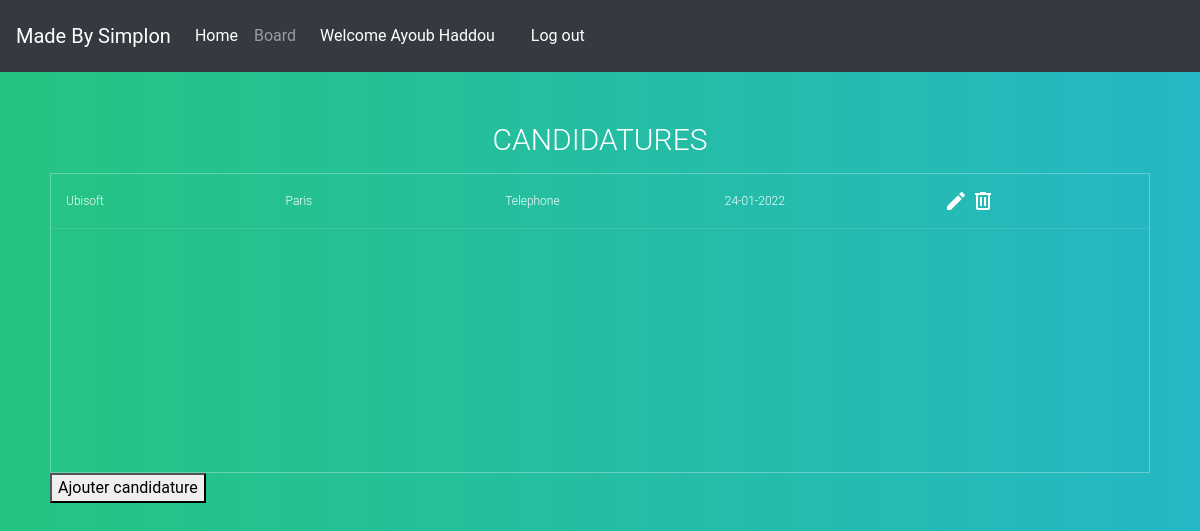
/board (signed in), run on the app's committed database.
### App/models.py (models this page shows, shortened)
class Users(db.Model,UserMixin):
    id = db.Column(db.Integer(), primary_key=True, nullable=False, unique=True)
    last_name = db.Column(db.String(length=30), nullable=False)
    first_name = db.Column(db.String(length=30), nullable=False)
    email_address = db.Column(db.String(length=50), nullable=False, unique=True)
    password_hash = db.Column(db.String(length=60), nullable=False)
    telephone_number = db.Column(db.String(length=10), nullable=True)
    is_admin = db.Column(db.Boolean(), nullable=False, default=False)

class Enterprise(db.Model):
    id = db.Column(db.Integer(), primary_key=True, nullable=False, unique=True)
    name = db.Column(db.String(length=50), nullable=False, unique=True)
    place = db.Column(db.String(length=50), nullable=False)

class Candidacy(db.Model):
    id = db.Column(db.Integer(), primary_key=True, nullable=False, unique=True)
    user_id = db.Column(db.Integer(), nullable=False)
    enterprise_id = db.Column(db.Integer(), nullable=False)
    contact = db.Column(db.String(length=50), nullable=False)
    date = db.Column(db.String(), nullable=False)
    date_retry = db.Column(db.Date(), nullable=True)

### App/routes.py (the view)
@app.route('/board', methods=['GET','POST'])
@login_required
def board_page():
    req = Request()
    if (current_user.is_admin == True):
        return render_template('board.html', title = ["Nom", "Prenom","Nom Entreprise", "Ville","Contact", "Date", "Status",""],User=req.request_all_nomination())
    else:
        return render_template('board.html', title = ["Nom Entreprise", "Ville","Contact", "Date", "Status",""],User=req.request_nomination_by_id(current_user.id))

### App/models.py (called while the page is built)
@login_manager.user_loader
def load_user(user_id):
    return Users.query.get(int(user_id))

### App/request.py (called while the page is built)
    def get_db_connection(self):
        return(sqlite3.connect('App/candidature.db'))

    def request_nomination_by_id(self, id):
        connection = self.get_db_connection()
        request = "SELECT E.name, E.place, C.contact, C.date FROM Candidacy as C Join Users as U ON U.id = C.user_id JOIN Enterprise as E ON E.id = C.enterprise_id WHERE U.id = "+ str(id)
        result = connection.execute(request).fetchall()
        connection.close()
        return result

### App/templates/board.html (shortened to what this page needs)
{% extends "base.html" %}
{% block content %}
<section>
  <h1>Candidatures</h1>
  <div class="tbl-content">
    <table cellpadding="0" cellspacing="0" border="0">
      <tbody>
        {% for row in User%}
        <tr>
          {% for info in row %}
          <td>{{ info }}</td>
          {% endfor %}
          {% if current_user.is_admin == False %}
          <td>
            <svg style="width:24px;height:24px" viewBox="0 0 24 24">
              <path fill="currentColor"
                d="M20.71,7.04C21.1,6.65 21.1,6 20.71,5.63L18.37,3.29C18,2.9 17.35,2.9 16.96,3.29L15.12,5.12L18.87,8.87M3,17.25V21H6.75L17.81,9.93L14.06,6.18L3,17.25Z" />
            </svg>
            <svg style="width:24px;height:24px" viewBox="0 0 24 24">
              <path fill="currentColor"
                d="M9,3V4H4V6H5V19A2,2 0 0,0 7,21H17A2,2 0 0,0 19,19V6H20V4H15V3H9M7,6H17V19H7V6M9,8V17H11V8H9M13,8V17H15V8H13Z" />
            </svg>
          </td>
          {% endif %}
        </tr>
        {% endfor %}
      </tbody>
    </table>
  </div>
  {% if current_user.is_admin == False %}
  <div>
    <a href="{{ url_for('add_candidature') }}">
      <button type="button">Ajouter candidature</button>
    </a>
  </div>
  {% endif %}
</section>
{% endblock %}

### App/templates/base.html (shortened to what this page needs)
<!doctype html>
<html lang="en">
<head>
  <link rel="stylesheet" href="https://stackpath.bootstrapcdn.com/bootstrap/4.4.1/css/bootstrap.min.css"
 />
  <link rel="stylesheet" href="https://stackpath.bootstrapcdn.com/font-awesome/4.7.0/css/font-awesome.min.css"
 />
  <link rel="stylesheet" href="/static/style.css">
</head>
<body>
  <nav class="navbar navbar-expand-lg navbar-dark bg-dark">
    <a class="navbar-brand" href="#">Made By Simplon</a>
    <div class="collapse navbar-collapse" id="navbar">
      <ul class="navbar-nav">
        <li class="nav-item">
          <a class="nav-link active" aria-current="page" href="{{ url_for('home_page') }}">Home</a>
        </li>
        {% if current_user.is_authenticated %}
        <li class="nav-item">
          <a class="nav-link" href="{{ url_for('board_page') }}">Board</a>
        </li>
        {% else %}
        <li class="nav-item">
          <a class="nav-link" href="{{ url_for('login_page') }}">Board</a>
        </li>
        {% endif %}
      </ul>
      <div>
        {% if current_user.is_authenticated %}
        <span class="navbar-text">
          <a class="nav-link">Welcome {{ current_user.first_name }} {{ current_user.last_name }}</a>
        </span>
        <span class="navbar-text">
          <a class="nav-link" href="{{ url_for('logout_page') }}">Log out</a>
        </span>
        {% else %}
        <span class="navbar-text">
          <a class="nav-link" href="{{ url_for('login_page') }}">Log in</a>
        </span>
        {% endif %}
      </div>
    </div>
  </nav>
  {% block content %}
  {% endblock %}
</html>

### App/static/style.css (style rules this page uses)
h1 { font-size: 30px; color: #fff; text-transform: uppercase; font-weight: 300; text-align: center; margin-bottom: 15px; }
table { width:100%; table-layout: fixed; }
.tbl-content { height:300px; overflow-x:auto; margin-top: 0px; border: 1px solid rgba(255,255,255,0.3); }
td { padding: 15px; text-align: left; vertical-align:middle; font-weight: 300; font-size: 12px; color: #fff; border-bottom: solid 1px rgba(255,255,255,0.1); }
body { background: -webkit-linear-gradient(left, #25c481, #25b7c4); background: linear-gradient(to right, #25c481, #25b7c4); font-family: 'Roboto', sans-serif; }
section { margin: 50px; }

### data on the page
Users: first_name "Ayoub", last_name "Haddou"
Candidacy: contact "Telephone", date "24-01-2022"
Enterprise: name "Ubisoft", place "Paris"
